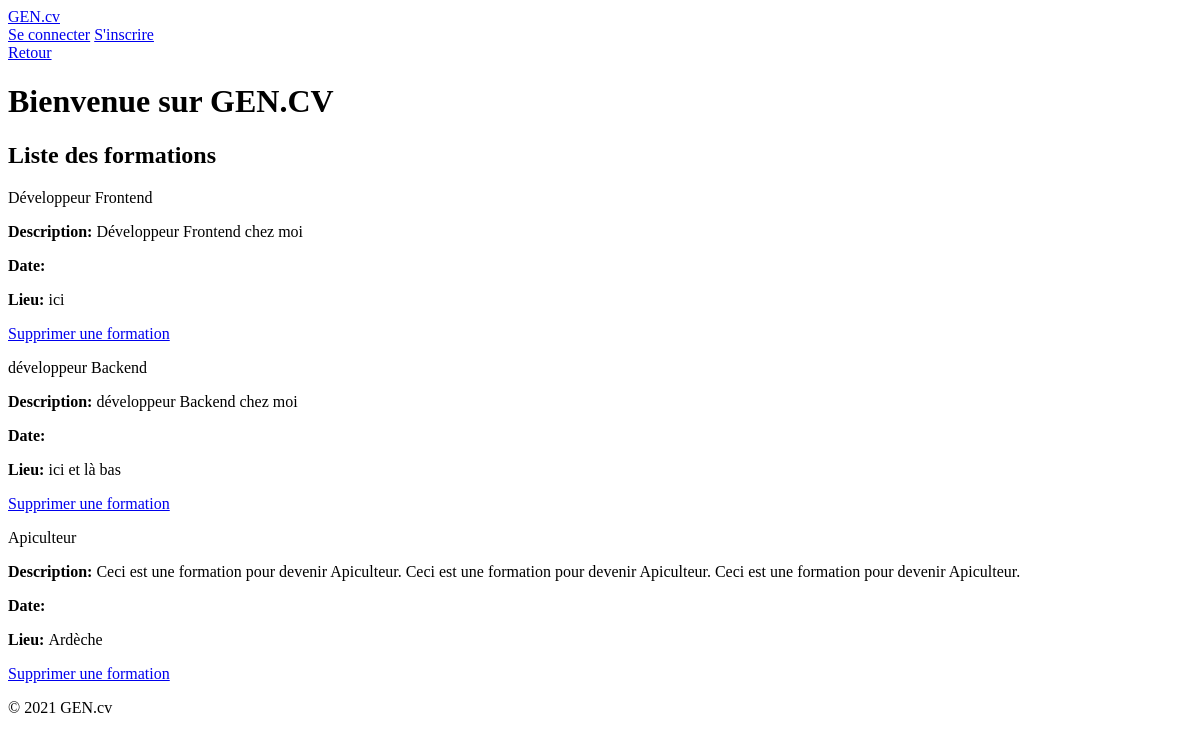
The app's page /formation_list/, older data.
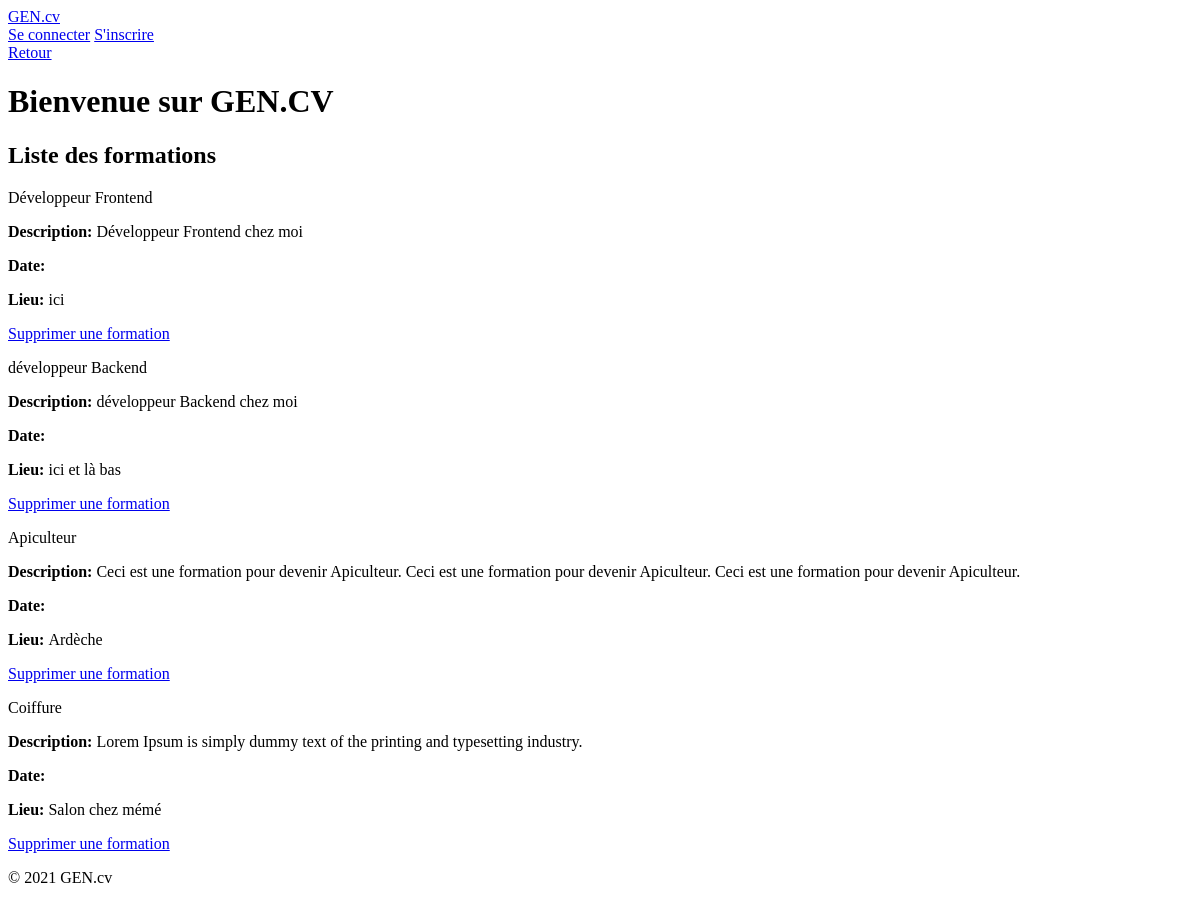
The same page, newer data.
### curriculum/models.py (models this page shows, shortened)
class Formation(models.Model):
    title_formation = models.CharField("titre de la formation", max_length=120)
    description_formation = models.TextField("description de la formation")
    business = models.CharField("école ou entreprise", max_length=120, blank=True, null=True)
    start_date_of_formation = models.DateField("date de début de la formation", blank=True, null=True)
    end_date_of_formation = models.DateField("date de fin de la formation", blank=True, null=True)
    location_formation = models.CharField("lieu de la formation", max_length=100)
    info = models.ForeignKey(Info, on_delete=models.CASCADE, related_name='formations_info', null=True)
    class Meta:
        verbose_name = "Formation"
        verbose_name_plural = "Formations"

### pages/views.py (the view, shortened to what this page needs)
# urls.py: path('formation_list/', FormationListView.as_view(), name='formation_list'),
class FormationListView(ListView):
    model = Formation
    template_name = "pages/formation_list.html"
    context_object_name = "formations"
    def get_queryset(self):
        return Formation.objects.all()

### templates/pages/formation_list.html (shortened to what this page needs)
{% extends "base.html" %}
{% load tailwind_filters %}
{% load crispy_forms_tags %}
{% block content %}
<div class='w-full flex justify-end mt-[500px] fixed '>
  <a
    class="btn btn-primary my-2 w-22 flex justify-end"
    href="#" onclick="window.history.back(); return false;">
    Retour
  </a>
</div>
<header class="container mx-auto m-6 flex flex-col justify-center items-center">
    <h1 class="font-bold text-4xl mt-4">Bienvenue sur GEN.CV</h1>
</header>
<main class="container mx-auto p-10">
  <section class="flex flex-col w-full h-full">
      <h1 class='text-4xl font-semibold flex flex-row justify-center items-center py-4'>Liste des formations</h1>
      <div class="container mx-auto flex flex-col">
        {% for formation in formations %}
        <div class='flex flex-row justify-center items-center w-full h-auto px-6 my-10 border-2 rounded-md p-2'>
          <div class='flex flex-col justify-center items-center w-full '>
          <p class='w-full text-2xl font-semibold'>{{ formation.title_formation }}</p>
          <p class='w-full text-xl'><strong>Description: </strong>{{formation.description_formation}}</p>
          <p class='w-full text-xl'><strong>Date: </strong>{{formation.date_formation}}</p>
          <p class='w-full text-xl'><strong>Lieu: </strong>{{formation.location_formation}}</p>
        </div>
          <a href="{% url 'pages:formation_delete' formation.pk %}" class="btn btn-primary w-44 mr-6">Supprimer une formation</a>
        </div>
        {% endfor %}
      </div>
    </section>
</main>
{% endblock %}

Row changes from the older to the newer data that the page shows:
added Formation: title_formation "Coiffure", description_formation "Lorem Ipsum is simply dummy text of the printing and typesetting industry.", location_formation "Salon chez mémé"
